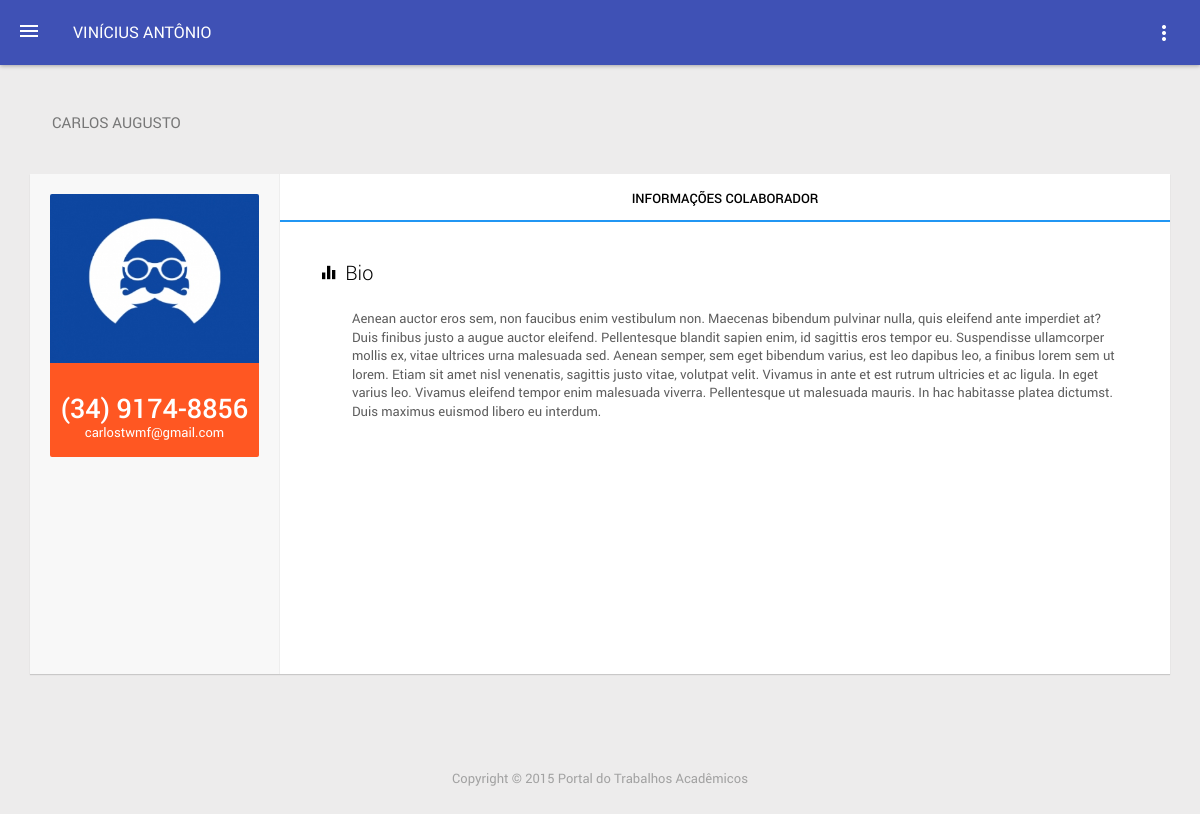
Page /portal/index.php?page=30.3&idUsuario=4 (signed in) on the earlier database version.
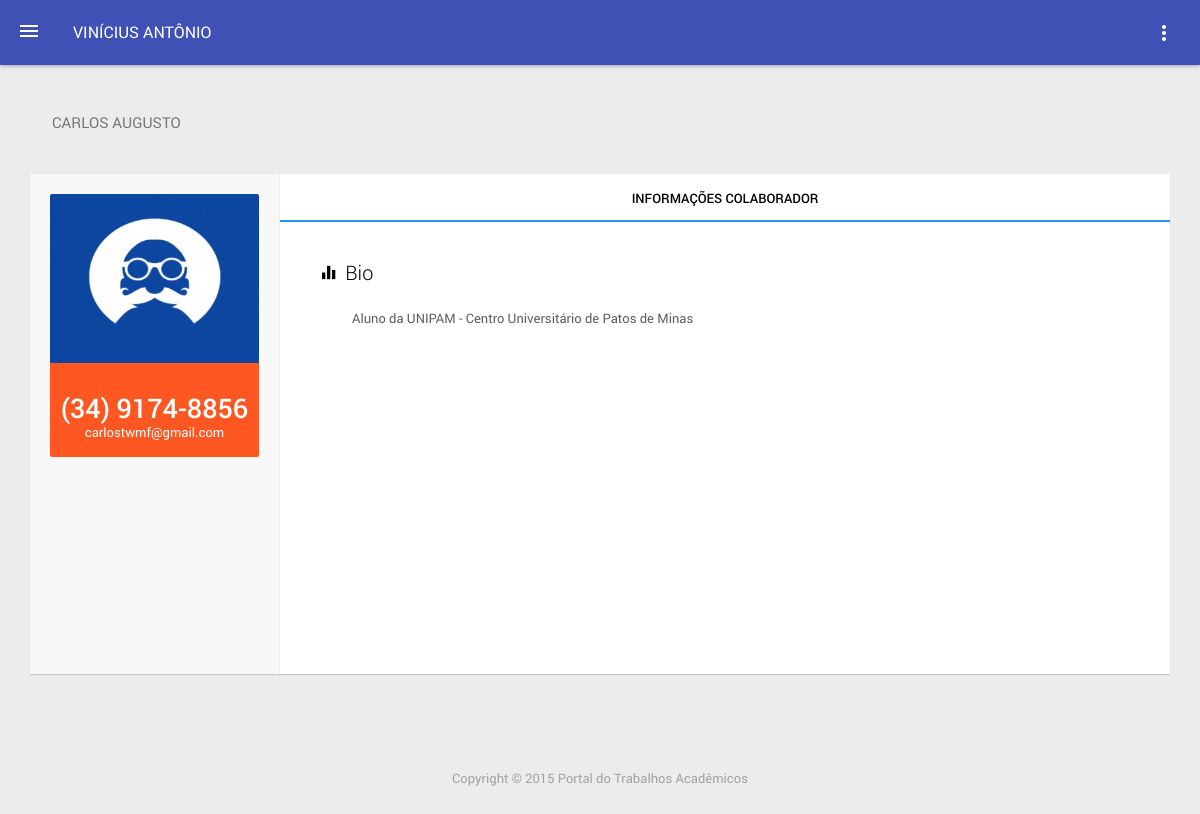
Same page on the later database version.
### tables this page shows
CREATE TABLE IF NOT EXISTS `tb_usuario` (
  `id_usuario` int(10) NOT NULL AUTO_INCREMENT,
  `nome` varchar(40) NOT NULL,
  `email` varchar(40) NOT NULL,
  `telefone` varchar(15) DEFAULT NULL,
  `senha` varchar(40) NOT NULL,
  `imagem` varchar(200) DEFAULT NULL,
  `bio` text,
  PRIMARY KEY (`id_usuario`)
);

### portal/pages/profile/viewProfile.php (the view)
<?php
$id = $_GET['idUsuario'];
$sql = "select * from tb_usuario where (id_usuario = $id)";
$result = mysql_fetch_array ( mysql_query( $sql ) );
$imagem = $result['imagem'];
$imagem = substr($imagem, 6);
?>
<div class="block-header">
    <br>
    <h2><?php echo $result['nome']; ?></h2>
    <br>
</div>
<div class="card" id="profile-main">
    <div class="pm-overview c-overflow">
        <div class="pmo-pic">
            <div class="p-relative">
                <a href="">
                   <?php echo '<img class="img-responsive" src="'.$imagem.'" />';?>
                </a>
            </div>
            <div class="pmo-stat">
                <h2 class="m-0 c-white"><?= $result['telefone']; ?></h2>
                <?= $result['email']; ?>
            </div>
        </div>
    </div>
    <div class="pm-body clearfix">
        <ul class="tab-nav tn-justified">
            <li class="active waves-effect"><a href="profile-about.html">Informações colaborador</a></li>
        </ul>
        <div class="pmb-block">
            <div class="pmbb-header">
                <h2><i class="zmdi zmdi-equalizer m-r-5"></i> Bio</h2>
            </div>
            <div class="pmbb-body p-l-30">
                <div class="pmbb-view">
                    <?= $result['bio']; ?>
                </div>
            </div>
        </div>
    </div>
</div>

Differences in the rows shown:
changed tb_usuario "CARLOS AUGUSTO": bio "Aenean auctor eros sem, non faucibus enim vestibulum non. Maecenas bibendum pulvinar nulla, quis eleifend ante imperdiet at? Duis finibus justo a augue auctor eleifend. Pellentesque blandit sapien enim, id sagittis eros tempor eu. Suspendisse ullamcorper mollis ex, vitae ultrices urna malesuada sed. Aenean semper, sem eget bibendum varius, est leo dapibus leo, a finibus lorem sem ut lorem. Etiam sit amet nisl venenatis, sagittis justo vitae, volutpat velit. Vivamus in ante et est rutrum ultricies et ac ligula. In eget varius leo. Vivamus eleifend tempor enim malesuada viverra. Pellentesque ut malesuada mauris. In hac habitasse platea dictumst. Duis maximus euismod libero eu interdum." → "Aluno da UNIPAM - Centro Universitário de Patos de Minas"
